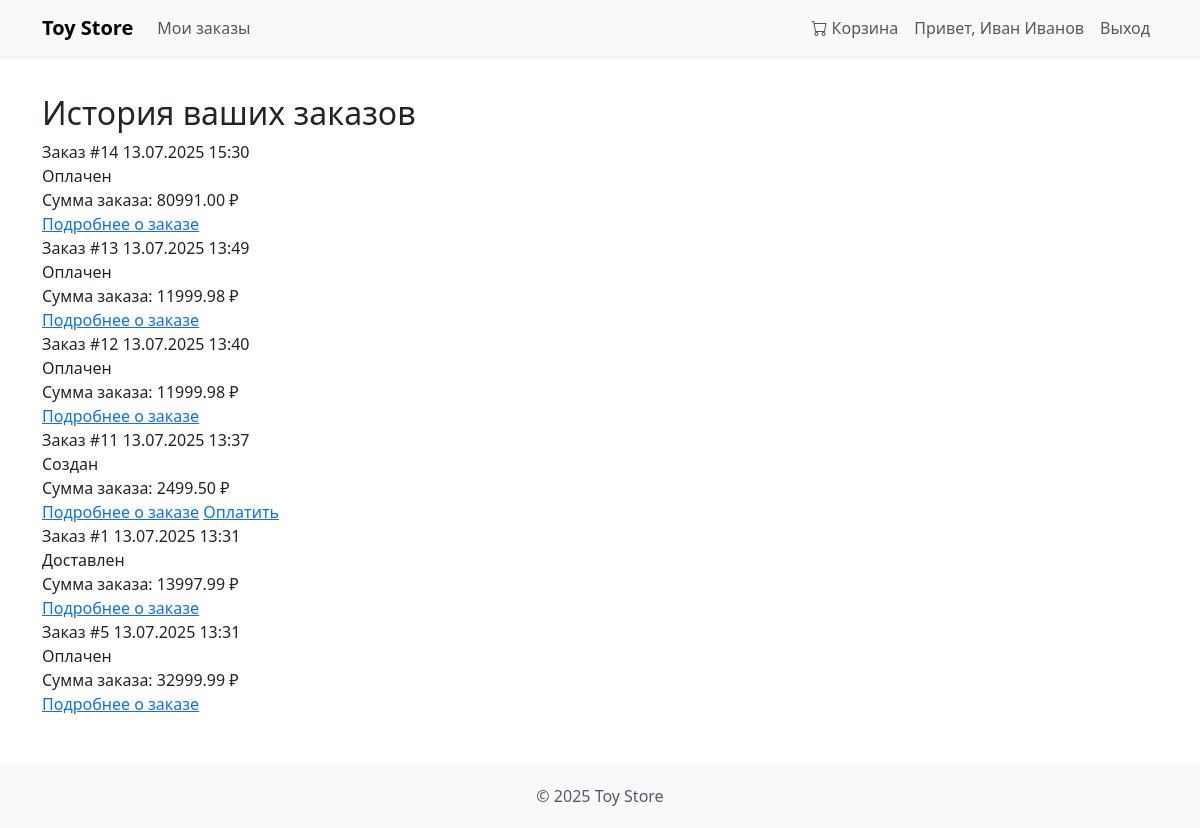
/orders (signed in), run on the app's committed database.
### tables this page shows
CREATE TABLE orders (
        id INTEGER PRIMARY KEY AUTOINCREMENT,
        user_id INTEGER NOT NULL,
        status TEXT NOT NULL DEFAULT 'Создан',
        order_date TIMESTAMP DEFAULT CURRENT_TIMESTAMP,
        FOREIGN KEY (user_id) REFERENCES users(id)
    );

### app.py (the view)
@app.route('/orders')
def orders():
    if 'loggedin' not in session:
        return redirect(url_for('login'))
    user_id = session['user_id']
    conn = get_db()
    if not conn:
        flash('Ошибка подключения к БД', 'danger')
        return render_template('error.html')
    try:
        cursor = conn.cursor()
        cursor.execute("""
            SELECT
                o.id,
                o.order_date,
                o.status,
                SUM(oi.quantity * oi.price) AS total
            FROM orders o
            JOIN order_items oi ON o.id = oi.order_id
            WHERE o.user_id = ?
            GROUP BY o.id
            ORDER BY o.order_date DESC
        """, (user_id,))
        orders = [dict(row) for row in cursor.fetchall()]
        for order in orders:
            if order['order_date'] and isinstance(order['order_date'], str):
                try:
                    dt = datetime.strptime(order['order_date'], '%Y-%m-%d %H:%M:%S')
                    order['order_date'] = dt.strftime('%d.%m.%Y %H:%M')
                except ValueError:
                    pass
        return render_template('orders.html', orders=orders)
    except sqlite3.Error as e:
        logger.error(f"Ошибка БД: {e}")
        flash('Ошибка загрузки заказов', 'danger')
        return render_template('error.html')
    finally:
        conn.close()

### app.py (called while the page is built)
def get_db():
    try:
        conn = sqlite3.connect(DATABASE)
        conn.row_factory = sqlite3.Row
        return conn
    except sqlite3.Error as e:
        print(f"Ошибка подключения к базе данных: {e}")
        return None

### templates/orders.html (shortened to what this page needs)
{% extends "base.html" %}
{% block content %}
<div class="orders-container">
    <h2>История ваших заказов</h2>
    {% if orders %}
        <div class="orders-list">
            {% for order in orders %}
                <div class="order-card">
                    <div class="order-header">
                        <div class="order-info">
                            <span class="order-id">Заказ #{{ order['id'] }}</span>
                            <span class="order-date">
                                {% if order['order_date'] %}
                                    {{ order['order_date'] }}
                                {% else %}
                                    Дата не указана
                                {% endif %}
                            </span>
                        </div>
                        <span class="order-status {{ order['status']|lower|replace(' ', '-') }}">{{ order['status'] }}</span>
                    </div>
                    <div class="order-summary">
                        <span>Сумма заказа:</span>
                        <span class="order-total">
                            {% if order['total'] %}
                                {{ "%.2f"|format(order['total']) }} ₽
                            {% else %}
                                0.00 ₽
                            {% endif %}
                        </span>
                    </div>
                    <div class="order-actions">
                        <a href="{{ url_for('order_details', order_id=order['id']) }}" class="btn-details">Подробнее о заказе</a>
                        {% if order['status'] == 'Создан' %}
                            <a href="{{ url_for('pay_order', order_id=order['id']) }}" class="btn-pay">Оплатить</a>
                        {% endif %}
                    </div>
                </div>
            {% endfor %}
        </div>
    {% endif %}
</div>
{% endblock %}

### templates/base.html (style rules this page uses)
body { padding-top: 70px; }

### data on the page
orders: id "14", order_date "13.07.2025 15:30", status "Оплачен", total "80991.00"
orders: id "13", order_date "13.07.2025 13:49", status "Оплачен", total "11999.98"
orders: id "12", order_date "13.07.2025 13:40", status "Оплачен", total "11999.98"
orders: id "11", order_date "13.07.2025 13:37", status "Создан", total "2499.50"
orders: id "1", order_date "13.07.2025 13:31", status "Доставлен", total "13997.99"
orders: id "5", order_date "13.07.2025 13:31", status "Оплачен", total "32999.99"

### other printed values
{{ session.full_name }} "Иван Иванов"
{{ current_year or 2025 }} "2025"
